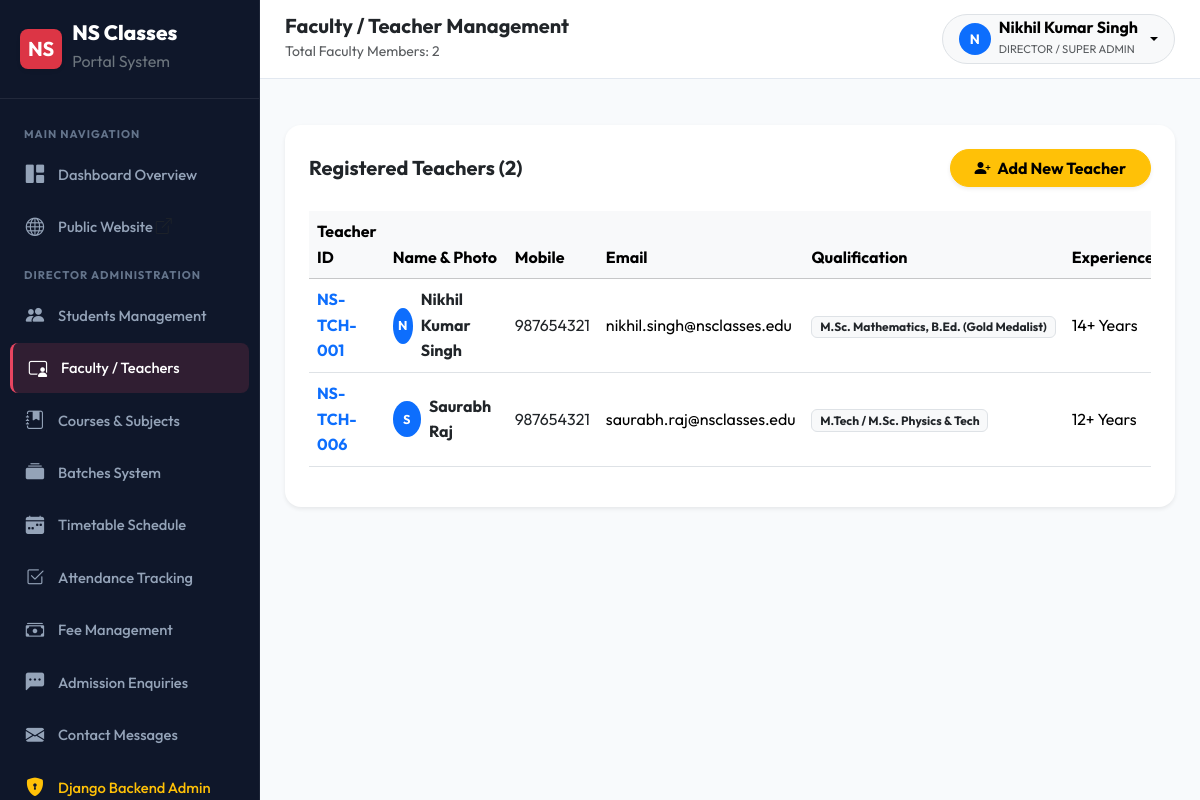
Screenshot of /manage-teachers/ (signed in) with the database file from the repository.
### teachers/models.py (models this page shows, shortened)
class Teacher(models.Model):
    user = models.OneToOneField(User, on_delete=models.CASCADE, related_name='teacher_profile')
    teacher_id = models.CharField(max_length=20, unique=True)
    photo = models.ImageField(upload_to='teachers/', blank=True, null=True)
    phone = models.CharField(max_length=15)
    qualification = models.CharField(max_length=200)
    specialization = models.ManyToManyField(Subject, related_name='specialist_teachers', blank=True)
    experience = models.PositiveIntegerField(help_text='Years of experience', default=0)
    bio = models.TextField(blank=True, help_text='Short biography')
    joining_date = models.DateField()
    is_active = models.BooleanField(default=True)
    created_at = models.DateTimeField(auto_now_add=True)
    @property
    def full_name(self):
        return self.user.get_full_name()
    @property
    def email(self):
        return self.user.email
    class Meta:
        ordering = ['user__first_name']
        verbose_name = 'Teacher'
        verbose_name_plural = 'Teachers'

### teachers/views.py (the view)
# urls.py: path('', views.teacher_list, name='list'),
@login_required
def teacher_list(request):
    if not is_admin(request.user):
        messages.error(request, "Permission denied.")
        return redirect('dashboard:home')
    teachers = Teacher.objects.select_related('user').prefetch_related('specialization').all()
    return render(request, 'teachers/teacher_list.html', {'teachers': teachers})

### teachers/views.py (called while the page is built)
def is_admin(user):
    return user.is_superuser or (hasattr(user, 'profile') and user.profile.role == 'admin')

### templates/teachers/teacher_list.html (shortened to what this page needs)
{% extends 'base_dashboard.html' %}
{% load static %}
{% block page_title %}Faculty / Teacher Management{% endblock %}
{% block page_subtitle %}Total Faculty Members: {{ teachers.count }}{% endblock %}
{% block dashboard_body %}
<div class="card border-0 shadow-sm rounded-4 p-4 bg-white">
    <div class="d-flex justify-content-between align-items-center mb-4">
        <h5 class="fw-bold mb-0">Registered Teachers ({{ teachers.count }})</h5>
        <a href="{% url 'teachers:create' %}" class="btn btn-warning fw-bold rounded-pill px-4 shadow-sm">
            <i class="bi bi-person-plus-fill me-1"></i> Add New Teacher
        </a>
    </div>
    <div class="table-responsive">
        <table class="table table-hover align-middle">
            <thead class="table-light">
                <tr>
                    <th>Teacher ID</th>
                    <th>Name & Photo</th>
                    <th>Mobile</th>
                    <th>Email</th>
                    <th>Qualification</th>
                    <th>Experience</th>
                </tr>
            </thead>
            <tbody>
                {% for t in teachers %}
                    <tr>
                        <td class="fw-bold text-primary">{{ t.teacher_id }}</td>
                        <td>
                            <div class="d-flex align-items-center gap-2">
                                <div class="bg-primary text-white rounded-circle d-flex align-items-center justify-content-center fw-bold" style="width: 36px; height: 36px; font-size: 0.8rem;">
                                    {% if t.photo %}
                                        <img src="{{ t.photo.url }}" class="w-100 h-100 rounded-circle object-fit-cover">
                                    {% else %}
                                        {{ t.full_name|make_list|first }}
                                    {% endif %}
                                </div>
                                <div class="fw-bold text-dark">{{ t.full_name }}</div>
                            </div>
                        </td>
                        <td><a href="tel:{{ t.phone }}" class="text-decoration-none text-dark">{{ t.phone }}</a></td>
                        <td>{{ t.email }}</td>
                        <td><span class="badge bg-light text-dark border">{{ t.qualification }}</span></td>
                        <td>{{ t.experience }}+ Years</td>
                    </tr>
                {% empty %}
                    <tr><td colspan="8" class="text-center text-muted py-5">No teachers added yet.</td></tr>
                {% endfor %}
            </tbody>
        </table>
    </div>
</div>
{% endblock %}

### templates/base_dashboard.html (shortened to what this page needs)
{% load static %}
<!DOCTYPE html>
<html lang="en">
<head>
    <link href="https://cdn.jsdelivr.net/npm/bootstrap@5.3.3/dist/css/bootstrap.min.css" rel="stylesheet">
    <link rel="stylesheet" href="https://cdn.jsdelivr.net/npm/bootstrap-icons@1.11.3/font/bootstrap-icons.min.css">
    <link rel="stylesheet" href="{% static 'css/style.css' %}">
</head>
<body class="bg-light">
    <div class="dashboard-wrapper">
        <aside class="dashboard-sidebar" id="dashboardSidebar">
            <div class="sidebar-brand">
                <span class="d-inline-flex align-items-center justify-content-center bg-danger text-white rounded-3 px-2 py-1 fs-5 fw-bold shadow-sm">NS</span>
                <div>
                    <div class="lh-1">{{ SITE_NAME }}</div>
                    <small class="text-secondary fs-6 fw-normal">Portal System</small>
                </div>
            </div>
            <ul class="sidebar-menu">
                <li class="sidebar-heading">Main Navigation</li>
                <li>
                    <a href="{% url 'dashboard:home' %}" class="sidebar-link {% if 'dashboard' in request.path and not 'direct' in request.path %}active{% endif %}">
                        <i class="bi bi-grid-1x2-fill"></i>
                        <span>Dashboard Overview</span>
                    </a>
                </li>
                <li>
                    <a href="{% url 'website:home' %}" class="sidebar-link" target="_blank">
                        <i class="bi bi-globe"></i>
                        <span>Public Website <i class="bi bi-box-arrow-up-right fs-6 text-muted"></i></span>
                    </a>
                </li>
                {% if user.is_superuser or user.profile.role == 'admin' %}
                    <li class="sidebar-heading">Director Administration</li>
                    <li>
                        <a href="{% url 'students:list' %}" class="sidebar-link {% if 'students' in request.path %}active{% endif %}">
                            <i class="bi bi-people-fill"></i>
                            <span>Students Management</span>
                        </a>
                    </li>
                    <li>
                        <a href="{% url 'teachers:list' %}" class="sidebar-link {% if 'manage-teachers' in request.path %}active{% endif %}">
                            <i class="bi bi-person-video3"></i>
                            <span>Faculty / Teachers</span>
                        </a>
                    </li>
                    <li>
                        <a href="{% url 'courses:manage_list' %}" class="sidebar-link {% if 'manage-courses' in request.path %}active{% endif %}">
                            <i class="bi bi-journal-bookmark-fill"></i>
                            <span>Courses & Subjects</span>
                        </a>
                    </li>
                    <li>
                        <a href="{% url 'batches:list' %}" class="sidebar-link {% if 'batches' in request.path %}active{% endif %}">
                            <i class="bi bi-collection-fill"></i>
                            <span>Batches System</span>
                        </a>
                    </li>
                    <li>
                        <a href="{% url 'timetable:index' %}" class="sidebar-link {% if 'timetable' in request.path %}active{% endif %}">
                            <i class="bi bi-calendar-week-fill"></i>
                            <span>Timetable Schedule</span>
                        </a>
                    </li>
                    <li>
                        <a href="{% url 'attendance:mark' %}" class="sidebar-link {% if 'attendance' in request.path %}active{% endif %}">
                            <i class="bi bi-check2-square"></i>
                            <span>Attendance Tracking</span>
                        </a>
                    </li>
                    <li>
                        <a href="{% url 'fees:list' %}" class="sidebar-link {% if 'fees' in request.path %}active{% endif %}">
                            <i class="bi bi-cash-stack"></i>
                            <span>Fee Management</span>
                        </a>
                    </li>
                    <li>
                        <a href="{% url 'enquiries:list' %}" class="sidebar-link {% if 'enquiries' in request.path and not 'messages' in request.path %}active{% endif %}">
                            <i class="bi bi-chat-left-dots-fill"></i>
                            <span>Admission Enquiries</span>
                        </a>
                    </li>
                    <li>
                        <a href="{% url 'enquiries:messages' %}" class="sidebar-link {% if 'messages' in request.path %}active{% endif %}">
                            <i class="bi bi-envelope-fill"></i>
                            <span>Contact Messages</span>
                        </a>
                    </li>
                    <li>
                        <a href="/django-admin/" target="_blank" class="sidebar-link text-warning">
                            <i class="bi bi-shield-lock-fill"></i>
                            <span>Django Backend Admin</span>
                        </a>
                    </li>
                {% endif %}
            </ul>
        </aside>
        <div class="dashboard-main">
            <header class="dashboard-topbar">
                <div class="d-flex align-items-center gap-3">
                    <div>
                        <h5 class="mb-0 fw-bold text-dark">{% block page_title %}Dashboard{% endblock %}</h5>
                        <small class="text-muted">{% block page_subtitle %}NS Classes Coaching Institute{% endblock %}</small>
                    </div>
                </div>
                <div class="d-flex align-items-center gap-3">
                    <div class="dropdown">
                        <button class="btn btn-light rounded-pill border d-flex align-items-center gap-2 px-3 py-1 dropdown-toggle" type="button" data-bs-toggle="dropdown">
                            <div class="bg-primary text-white rounded-circle d-flex align-items-center justify-content-center" style="width: 32px; height: 32px; font-weight: 700; font-size: 0.85rem;">
                                {{ user.first_name|default:user.username|make_list|first|upper }}
                            </div>
                            <div class="text-start d-none d-sm-block">
                                <div class="fw-bold fs-6 lh-1">{{ user.get_full_name|default:user.username }}</div>
                                <small class="text-muted text-uppercase" style="font-size: 0.7rem;">
                                    {% if user.is_superuser %}Director / Super Admin
                                    {% elif user.profile.role == 'teacher' %}Faculty Teacher
                                    {% else %}Student{% endif %}
                                </small>
                            </div>
                        </button>
                    </div>
                </div>
            </header>
            <div class="px-4 pt-3">
            </div>
            <div class="dashboard-content">
                {% block dashboard_body %}{% endblock %}
            </div>
        </div>
    </div>
</body>
</html>

### static/css/style.css (style rules this page uses)
:root { --primary-color: #0f3460; --primary-hover: #16213e; --primary-gradient: linear-gradient(135deg, #1a1a2e 0%, #16213e 50%, #0f3460 100%); --accent-color: #e94560; --accent-hover: #d63447; --accent-gradient: linear-gradient(135deg, #ff416c 0%, #ff4b2b 100%); --secondary-color: #533483; --gold-accent: #f9a826; --gold-gradient: linear-gradient(135deg, #f9a826 0%, #f68a1f 100%); --cbse-color: #0077b6; --bihar-color: #2b9348; --dark-bg: #0f172a; --dark-surface: #1e293b; --dark-card: #334155; --light-bg: #f8fafc; --light-surface: #ffffff; --light-border: #e2e8f0; --text-main: #1e293b; --text-muted: #64748b; --text-light: #f8fafc; --shadow-sm: 0 1px 3px rgba(0,0,0,0.08), 0 1px 2px rgba(0,0,0,0.05); --shadow-md: 0 4px 12px rgba(15, 52, 96, 0.08), 0 2px 4px rgba(0,0,0,0.04); --shadow-lg: 0 12px 30px rgba(15, 52, 96, 0.12), 0 4px 8px rgba(0,0,0,0.06); --shadow-hover: 0 20px 40px rgba(15, 52, 96, 0.18), 0 8px 16px rgba(0,0,0,0.08); --transition: all 0.3s cubic-bezier(0.25, 0.8, 0.25, 1); --radius-sm: 8px; --radius-md: 12px; --radius-lg: 18px; }
body { font-family: 'Outfit', 'Inter', -apple-system, BlinkMacSystemFont, 'Segoe UI', Roboto, sans-serif; color: var(--text-main); background-color: var(--light-bg); overflow-x: hidden; line-height: 1.6; }
.dashboard-wrapper { display: flex; min-height: 100vh; }
.dashboard-sidebar { width: 260px; background: #0f172a; color: #e2e8f0; flex-shrink: 0; display: flex; flex-direction: column; border-right: 1px solid rgba(255,255,255,0.06); position: sticky; top: 0; height: 100vh; overflow-y: auto; z-index: 1000; transition: var(--transition); }
.sidebar-brand { padding: 22px 20px; font-size: 1.3rem; font-weight: 800; color: #ffffff; border-bottom: 1px solid rgba(255,255,255,0.08); display: flex; align-items: center; gap: 10px; }
.sidebar-menu { list-style: none; padding: 15px 10px; margin: 0; flex-grow: 1; }
.sidebar-heading { font-size: 0.7rem; font-weight: 700; text-transform: uppercase; color: #64748b; padding: 12px 14px 6px; letter-spacing: 1px; }
.sidebar-link { display: flex; align-items: center; gap: 12px; padding: 10px 14px; color: #94a3b8; text-decoration: none; font-weight: 500; font-size: 0.92rem; border-radius: var(--radius-sm); transition: var(--transition); margin-bottom: 3px; }
.sidebar-link:hover, .sidebar-link.active { color: #ffffff; background: rgba(233, 69, 96, 0.15); border-left: 3px solid var(--accent-color); }
.sidebar-link i { font-size: 1.15rem; width: 22px; text-align: center; }
.dashboard-main { flex-grow: 1; background: #f8fafc; display: flex; flex-direction: column; min-width: 0; }
.dashboard-topbar { background: #ffffff; border-bottom: 1px solid var(--light-border); padding: 14px 25px; display: flex; align-items: center; justify-content: space-between; }
.dashboard-content { padding: 30px 25px; flex-grow: 1; }

### rows the page displays
Teacher: teacher_id "NS-TCH-001", full_name|make_list "N", full_name "Nikhil Kumar Singh", phone "987654321", email "nikhil.singh@nsclasses.edu", qualification "M.Sc. Mathematics, B.Ed. (Gold Medalist)", experience "14"
Teacher: teacher_id "NS-TCH-006", full_name|make_list "S", full_name "Saurabh Raj", phone "987654321", email "saurabh.raj@nsclasses.edu", qualification "M.Tech / M.Sc. Physics & Tech", experience "12"

### other values shown
{{ SITE_NAME }} "NS Classes"
{{ teachers.count }} "2"
{{ user.first_name|default:user.username|make_list|first|upper }} "N"
{{ user.get_full_name|default:user.username }} "Nikhil Kumar Singh"
